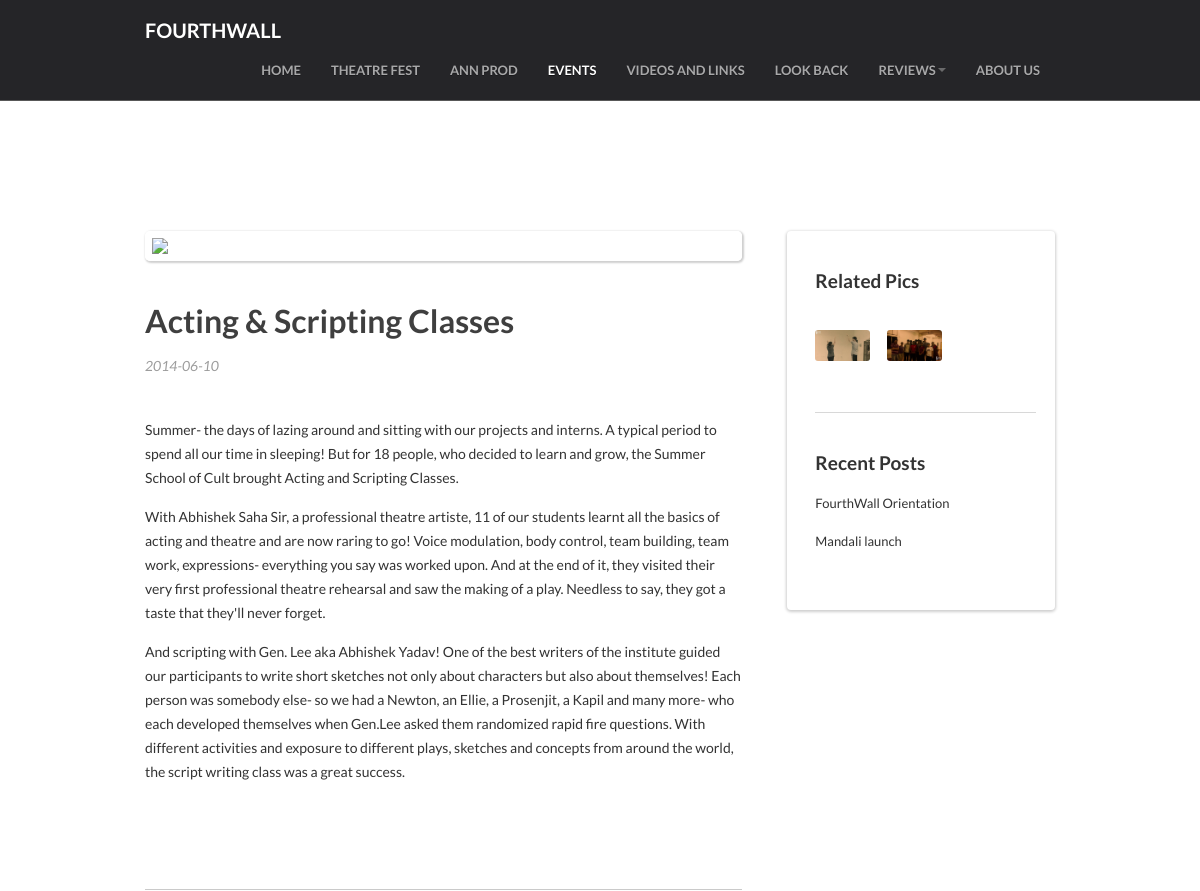
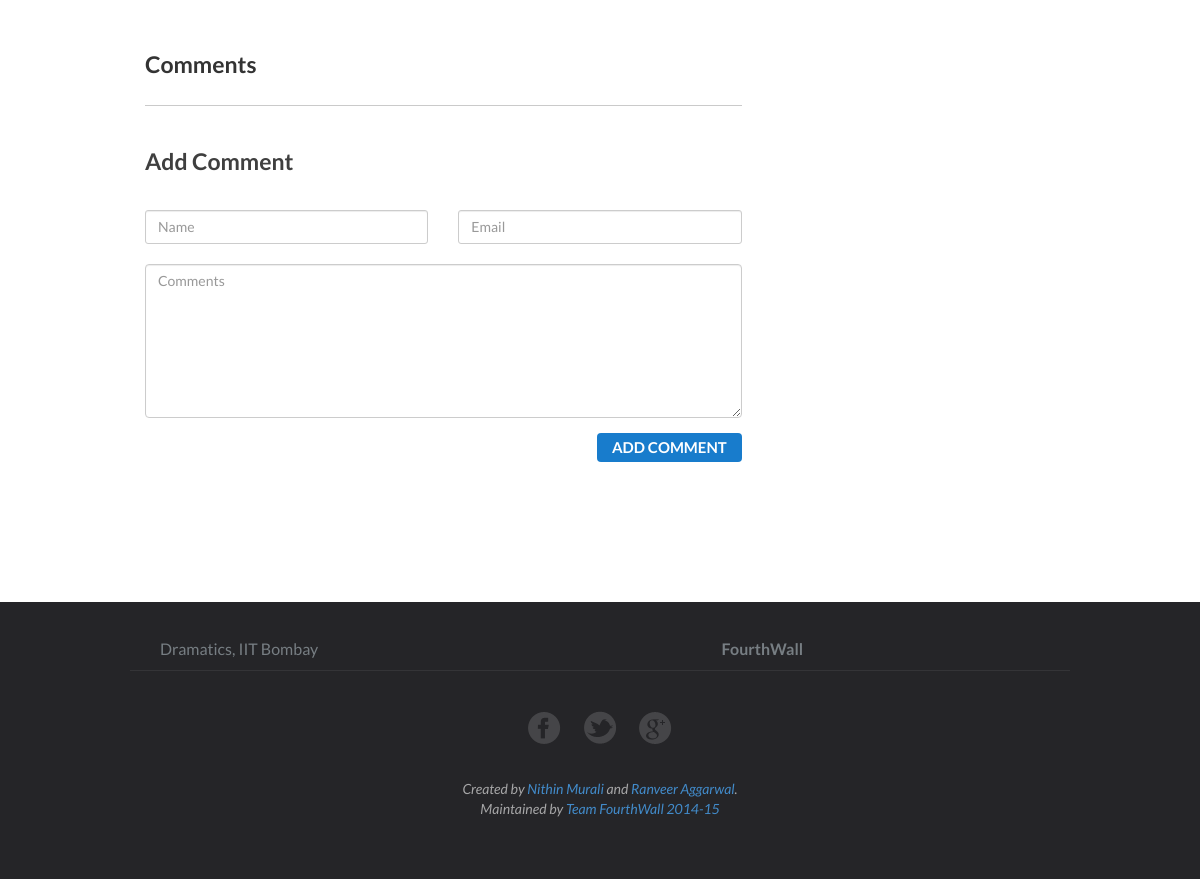
Page /blogpost.php?type=events&id=5 on the committed database (2 pictures, top to bottom).
### tables this page shows
CREATE TABLE IF NOT EXISTS `events` (
  `ID` int(11) NOT NULL AUTO_INCREMENT,
  `name` varchar(255) NOT NULL,
  `descr` text NOT NULL,
  `content` mediumtext,
  `dated` date DEFAULT NULL,
  `type` int(11) NOT NULL,
  PRIMARY KEY (`ID`)
);

### blogpost.php (the view, shortened to what this page needs)
<!DOCTYPE html>
<html>
<head>
    <link href="css/bootstrap/bootstrap.min.css" rel="stylesheet" />
    <link rel="stylesheet" href="css/compiled/bootstrap-overrides.css" type="text/css" />
    <link rel="stylesheet" type="text/css" href="css/compiled/theme.css" />
    <link rel="stylesheet" type="text/css" href="css/lib/animate.css" media="screen, projection" />
    <link rel="stylesheet" href="css/compiled/blogpost.css" type="text/css" media="screen" />
</head>
<body>
     <?php include 'nav-bar static.php'; ?>
    <div id="blog_post">
        <div class="container">
        <?php
                    $con=mysqli_connect("localhost","root","","fourthwall");
                    if (mysqli_connect_errno())
                    {
                      echo "Failed to connect to MySQL: " . mysqli_connect_error();
                    }
                    else
                    {
                        $results = mysqli_query($con,"SELECT * FROM ".$_GET["type"]." WHERE ID = ".$_GET['id']) or die('cant fetch data');
                        $row = mysqli_fetch_array($results);
                    }
            echo '
            <div class="row">
                <div class="col-sm-8">
                    <img id="main_pic" class="post_pic img-responsive" src="img/'.$_GET["type"].' pics/'.$mainpic.'" />
                    <div class="post_content">
                        <h2>'.$row["name"].'</h2>
                        <span class="date">'.$row["dated"].'</span>
                        <p>
                          '.$row['content'].'
                        </p>
                        ';
                    echo '
                    </div>
                    <div class="comments">
                        <h4>Comments</h4>
                        ';
                echo '
                    </div>
                    <div class="new_comment">
                        <h4>Add Comment</h4>
                        <form action="#" method="post" id="new_comment_form">
                            <div class="row">
                                <div class="col-sm-6">
                                    <input type="text" placeholder="Name" name="name" class="form-control"/>
                                </div>
                                <div class="col-sm-6">
                                    <input type="text" placeholder="Email" name="email" class="form-control"/>
                                    <input type="hidden" placeholder="Email" name="for_id" value="'.$_GET["id"].'"/>
                                    <input type="hidden" placeholder="Email" name="for_type" value="'.$_GET["type"].'"/>
                                </div>
                            </div>
                            <div class="row">
                                <div class="col-sm-12">
                                    <textarea placeholder="Comments" rows="7" name="comment" class="form-control"></textarea>
                                </div>
                            </div>
                            <div class="row">
                                <div class="col-sm-12">
                                    <a href="#" id="add_cmt" class="btn send">Add comment</a>
                                </div>
                            </div>
                        </form>
                    </div>
                </div>
                ';
                echo'
                <div class="col-sm-4">
                    <div class="sidebar">
                        <div class="box">
                            <div class="sidebar_header">
                                <h4>Related Pics</h4>
                            </div>
                            <ul class="recent_photos">
                                ';
                    $files = scandir('img/'.$_GET["type"].' pics');
                    foreach($files as $file)
                    {
                         if($file=='.' || $file == '..') continue;
                          $picid=explode('@', $file);
                          if(trim($picid[0])==$_GET['id'])
                          {
                            echo'
                                        <li>
                                            <a href="javascript:void(0);" ><img class="blog_pic" src= "img/'.$_GET["type"].' pics/'.$file.'"></a></li>
                                ';
                          }
                    }
                    echo '
                            </ul>
                        </div>
                        <div class="box last">
                            <div class="sidebar_header">
                                <h4>Recent Posts</h4>
                            </div>';
                    $recent_posts = mysqli_query($con,"SELECT * FROM events ORDER BY dated ASC") or die('cant fetch data');
                    $n=0;
                    foreach ($recent_posts as $prow) {
                    echo '
                            <div class="recent">
                            <a href="blogpost.php?type=events&id='.$prow["ID"].'">
                                <span>
                                    <img src="img/events pics/'.$mainpic1.'" alt="">
                                </span></a>
                                <p>'.$prow["descr"].'</p>
                            </div>
                        ';
                        $n++;
                        if($n==2)break;
                    }
                    echo '
                    </div>
                    </div>
                </div>
            </div>
        </div>  ';
    ?>
    <?php include 'footer.php'; ?>
</body>
</html>

### css/compiled/theme.css (style rules this page uses)
html { margin: 0; }
body { position: relative; -webkit-font-smoothing: antialiased; font-family: 'Lato', sans-serif !important; padding-top: 107px; line-height: 20px; }
body h1, body h2, body h3, body h4, body h5, body h6, body .h1, body .h2, body .h3, body .h4, body .h5, body .h6 { font-family: 'Lato', sans-serif !important; font-weight: bold; color: inherit; text-rendering: optimizelegibility; }
body h1, body h2, body h3 { line-height: 40px; }
body h2 { font-size: 31.5px; }
input[type="text"], input[type="password"], input[type="submit"], textarea { font-family: 'Lato', Helvetica; }

### css/compiled/blogpost.css (style rules this page uses)
#blog_post { margin-top: 70px; }
#blog_post .post_pic { border: 7px solid #fff; border-radius: 5px; box-shadow: 1px 1px 2px 1px #cfcfcf; max-width: 597px; }
#blog_post .post_content { margin-top: 40px; padding-bottom: 90px; border-bottom: 1px solid #cacaca; box-shadow: 0px 1px 0px 0px white; }
#blog_post .post_content h2 { font-size: 32px; color: #3F3F3F; margin-bottom: 15px; }
#blog_post .post_content span.date { width: 100%; font-size: 14px; font-style: italic; margin-bottom: 42px; display: block; color: #9C9C9C; }
#blog_post .post_content p { line-height: 24px; margin-bottom: 15px; }
#blog_post .comments { margin-top: 3px; padding-top: 50px; border-bottom: 1px solid #cacaca; box-shadow: 0px 1px 0px 0px white; padding-bottom: 3px; }
#blog_post .comments h4 { font-size: 23px; margin-top: 0; margin-bottom: 25px; }
#blog_post .new_comment { padding-top: 30px; margin-top: 3px; }
#blog_post .new_comment h4 { font-size: 23px; color: #3F3F3F; }
#blog_post .new_comment form { margin-top: 35px; }
#blog_post .new_comment form input[type="text"] { border-radius: 3px; }
#blog_post .new_comment form textarea { margin-top: 20px; }
#blog_post .new_comment form a.send { float: right; color: #fff; border: 0 none; background: #187CCC; text-shadow: none; padding: 4px 15px 4px; box-shadow: none; text-transform: uppercase; font-size: 15px; font-weight: bold; margin-top: 15px; -webkit-transition: background linear .2s, box-shadow linear .2s; -moz-transition: background linear .2s, box-shadow linear .2s; -o-transition: background linear .2s, box-shadow linear .2s; transition: background linear .2s, box-shadow linear .2s; }
#blog_post .sidebar { margin: 0; padding: 40px 19px 40px 28px; background: #fff; border-radius: 4px; box-shadow: 0 1px 3px 1px #cfcfcf; float: right; }
#blog_post .sidebar .box { padding-bottom: 30px; overflow: hidden; margin-bottom: 40px; border-bottom: 1px solid #d8d8d8; }
#blog_post .sidebar .last { border: 0 none; padding: 0; margin-bottom: 0; }
#blog_post .sidebar .box .recent { width: 100%; margin-bottom: 20px; float: left; }
#blog_post .sidebar .box .recent p { margin: 0; line-height: 18px; font-size: 13px; }
#blog_post .sidebar .sidebar_header { margin-bottom: 20px; }
#blog_post .sidebar .sidebar_header h4 { font-size: 19px; margin: 0; }
#blog_post .sidebar ul.recent_photos { list-style-type: none; margin-left: 0px; padding: 18px 0 0 0; }
#blog_post .sidebar ul.recent_photos li { list-style: none; display: inline-block; margin-right: 14px; margin-bottom: 11px; }
#blog_post .sidebar ul.recent_photos li a img { max-width: 55px; border-radius: 3px; }

### rows in the picture
events: name "Acting & Scripting Classes", dated "2014-06-10", content "Summer- the days of lazing around and sitting with our projects and interns. A typical period to spend all our time in sleeping! But for 18 people, who decided to learn and grow, the Summer School of Cult brought Acting and Scripting Classes. With Abhishek Saha Sir, a professional theatre artiste, 11 of our students learnt all the basics of acting and theatre and are now raring to go! Voice modulation, body control, team building, team work, expressions- everything you say was worked upon. And at the end of it, they visited their very first professional theatre rehearsal and saw the making of a play. Needless to say, they got a taste that they'll never forget. And scripting with Gen. Lee…"
events: descr "FourthWall Orientation"
events: descr "Mandali launch"
